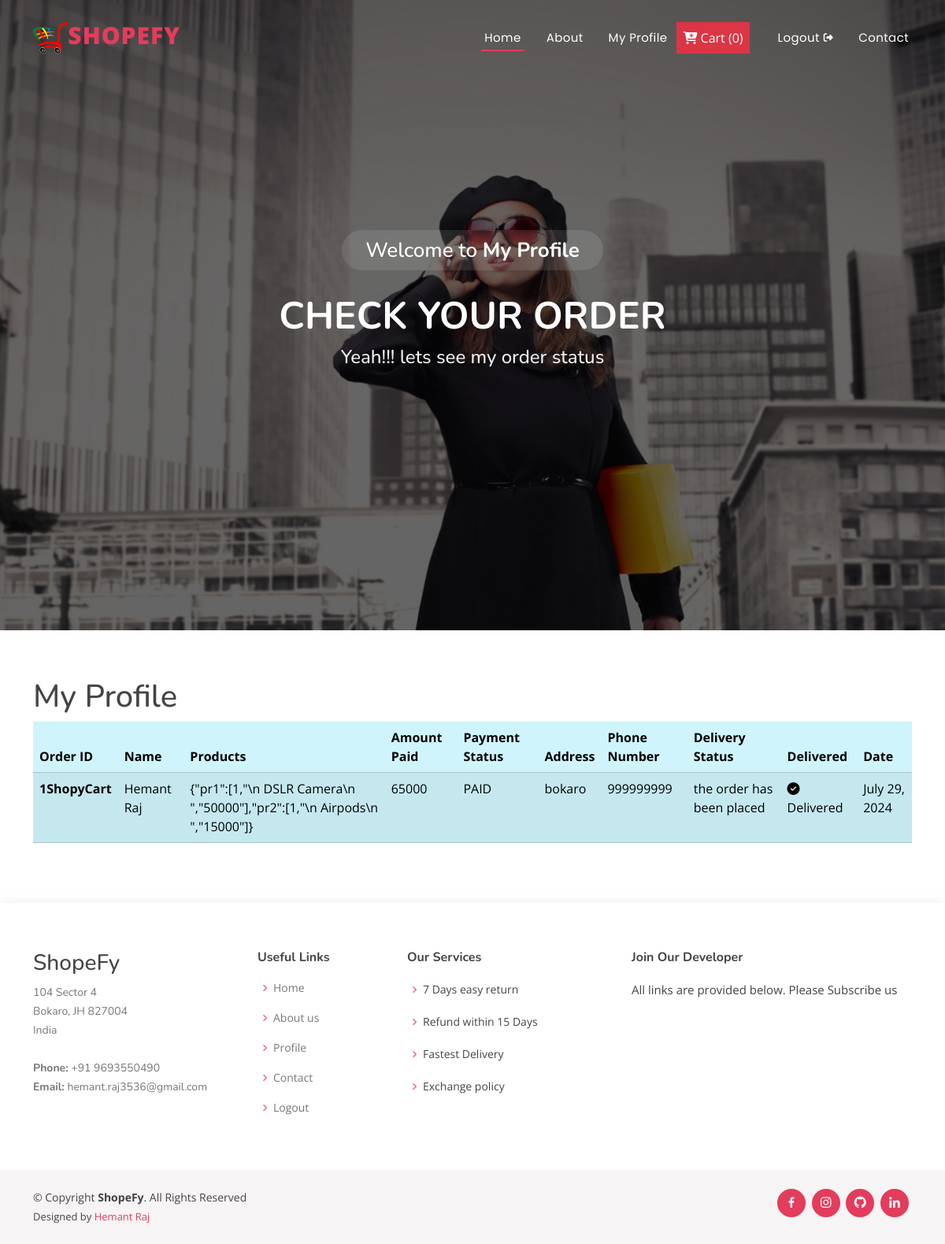
Screenshot of /profile/ (signed in) with the database file from the repository.
### ecommerceapp/models.py (models this page shows, shortened)
class Orders(models.Model):
    order_id = models.AutoField(primary_key=True)
    items_json =  models.CharField(max_length=5000)
    amount = models.IntegerField(default=0)
    name = models.CharField(max_length=90)
    email = models.CharField(max_length=90)
    address1 = models.CharField(max_length=200)
    address2 = models.CharField(max_length=200)
    city = models.CharField(max_length=100)
    state = models.CharField(max_length=100)
    zip_code = models.CharField(max_length=100)
    oid=models.CharField(max_length=150,blank=True)
    amountpaid=models.CharField(max_length=500,blank=True,null=True)
    paymentstatus=models.CharField(max_length=20,blank=True)
    phone = models.CharField(max_length=100,default="")

class OrderUpdate(models.Model):
    update_id = models.AutoField(primary_key=True)
    order_id = models.IntegerField(default="")
    update_desc = models.CharField(max_length=5000)
    delivered=models.BooleanField(default=False)
    timestamp = models.DateField(auto_now_add=True)

### ecommerceapp/views.py (the view)
# urls.py: path('profile/', views.profile, name='profile'),
def profile(request):
    if not request.user.is_authenticated:
        messages.warning(request,"Login & Try Again")
        return redirect('/auth/login')
    currentuser=request.user.username
    items=Orders.objects.filter(email=currentuser)
    rid=""
    for i in items:
        print(i.oid)
        myid=i.oid
        rid=myid.replace("ShopyCart","")
        print(rid)
    status=OrderUpdate.objects.filter(order_id=int(rid))
    for j in status:
        print(j.update_desc)
    context ={"items":items,"status":status}
    return render(request,"profile.html",context)

### templates/profile.html (shortened to what this page needs)
{% extends 'base.html' %}
{% block content %}
<section id="hero">
    <div class="hero-container">
      <h3>Welcome to <strong>My Profile</strong></h3>
      <h1>Check Your Order</h1>
      <h2>Yeah!!! lets see my order status</h2>
    </div>
  </section>
{% endblock content %}
{% block body %}
<section id="portfolio" class="portfolio">
  <div class="container">
    <h1>My Profile</h1>
    <table class="table table-info table-striped">
      <thead>
        <tr>
          <th scope="col">Order ID</th>
          <th scope="col">Name</th>
          <th scope="col">Products</th>
          <th scope="col">Amount Paid</th>
          <th scope="col">Payment Status</th>
          <th scope="col">Address</th>
          <th scope="col">Phone Number</th>
          <th scope="col">Delivery Status</th>
          <th scope="col">Delivered</th>
          <th scope="col">Date</th>
        </tr>
      </thead>
      <tbody>
        {% for i in items %}
        <tr>
          <th scope="row">{{i.oid}}</th>
          <td>{{i.name}}</td>
          <td>{{i.items_json}}</td>
          <td>{{i.amount}}</td>
          <td>{{i.paymentstatus}}</td>
          <td>{{i.address1}}</td>
          <td>{{i.phone}}</td>
          {% for j in status %}
          <td>{{j.update_desc}}</td>
          {% if j.delivered %}
          <td><i class="fa-solid fa-circle-check"></i> Delivered</td>
          {% else %}
          <td><i class="fa-solid fa-truck"></i> Not Delivered</td>
          {% endif %}
          <td>{{j.timestamp}}</td>
          {% endfor %} {% endfor %}
        </tr>
      </tbody>
    </table>
  </div>
</section>
{% endblock body %}

### static/assets/css/style.css (style rules this page uses)
body { font-family: "Open Sans", sans-serif; color: #444444; }
h1, h2, h3, h4, h5, h6 { font-family: "Nunito", sans-serif; }
#hero { width: 100%; height: 100vh; background: url("../../images/bg.jpg") top center; background-size: cover; position: relative; }
#hero:before { content: ""; background: rgba(0, 0, 0, 0.6); position: absolute; bottom: 0; top: 0; left: 0; right: 0; }
#hero .hero-container { position: absolute; bottom: 0; top: 0; left: 0; right: 0; display: flex; justify-content: center; align-items: center; flex-direction: column; text-align: center; padding: 0 15px; }
#hero h3 { background: rgba(255, 255, 255, 0.1); color: #fff; font-size: 26px; padding: 10px 30px; margin-bottom: 30px; border-radius: 50px; }
#hero h1 { margin: 0 0 10px 0; font-size: 48px; font-weight: 700; line-height: 56px; text-transform: uppercase; color: #fff; }
#hero h2 { color: #eee; margin-bottom: 40px; font-size: 24px; }
@media (min-width: 1024px) { #hero { background-attachment: fixed; } }
section { padding: 60px 0; overflow: hidden; }

### rows the page displays
Orders: oid "1ShopyCart", name "Hemant Raj", items_json "{\"pr1\":[1,\"\\n DSLR Camera\\n \",\"50000\"],\"pr2\":[1,\"\\n Airpods\\n \",\"15000\"]}", amount "65000", paymentstatus "PAID", address1 "bokaro", phone "999999999"
OrderUpdate: update_desc "the order has been placed", delivered True (drawn), timestamp "July 29, 2024"
